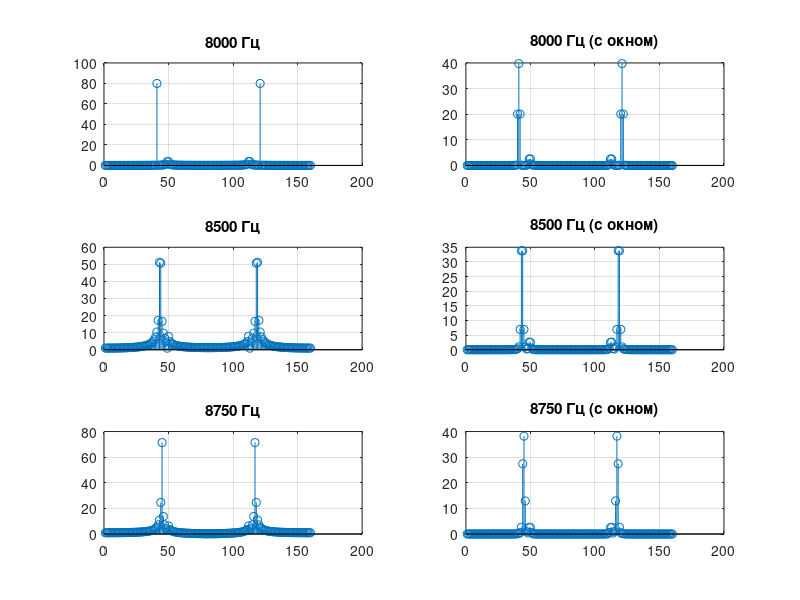

MATLAB code for this plot:
%
% Использование окон для улучшение результатов ДПФ
%

clear;

Fs = 32000;

%ts = 0:1/Fs:0.001-1/Fs;
ts = 0:1/Fs:0.005-1/Fs;
N = length(ts);

a2 = 0.075;
%f2 = 9500;
f2 = 9700;

x1 = sin(2*pi*8000*ts)+a2*sin(2*pi*f2*ts);
X1 = abs(fft(x1));

subplot(3,2,1)
stem(X1)
grid on; title ('8000 Гц');

x2 = sin(2*pi*8500*ts)+a2*sin(2*pi*f2*ts);
X2 = abs(fft(x2));

subplot(3,2,3)
stem(X2)
grid on; title ('8500 Гц');

x3 = sin(2*pi*8750*ts)+a2*sin(2*pi*f2*ts);
X3 = abs(fft(x3));

subplot(3,2,5)
stem(X3)
grid on; title ('8750 Гц');

x1w = x1.*hanning(N)';
X1w = abs(fft(x1w));

subplot(3,2,2)
stem(X1w)
grid on; title ('8000 Гц (с окном)');

x2w = x2.*hanning(N)';
X2w = abs(fft(x2w));

subplot(3,2,4)
stem(X2w)
grid on; title ('8500 Гц (с окном)');

x3w = x3.*hanning(N)';
X3w = abs(fft(x3w));

subplot(3,2,6)
stem(X3w)
grid on; title ('8750 Гц (с окном)');